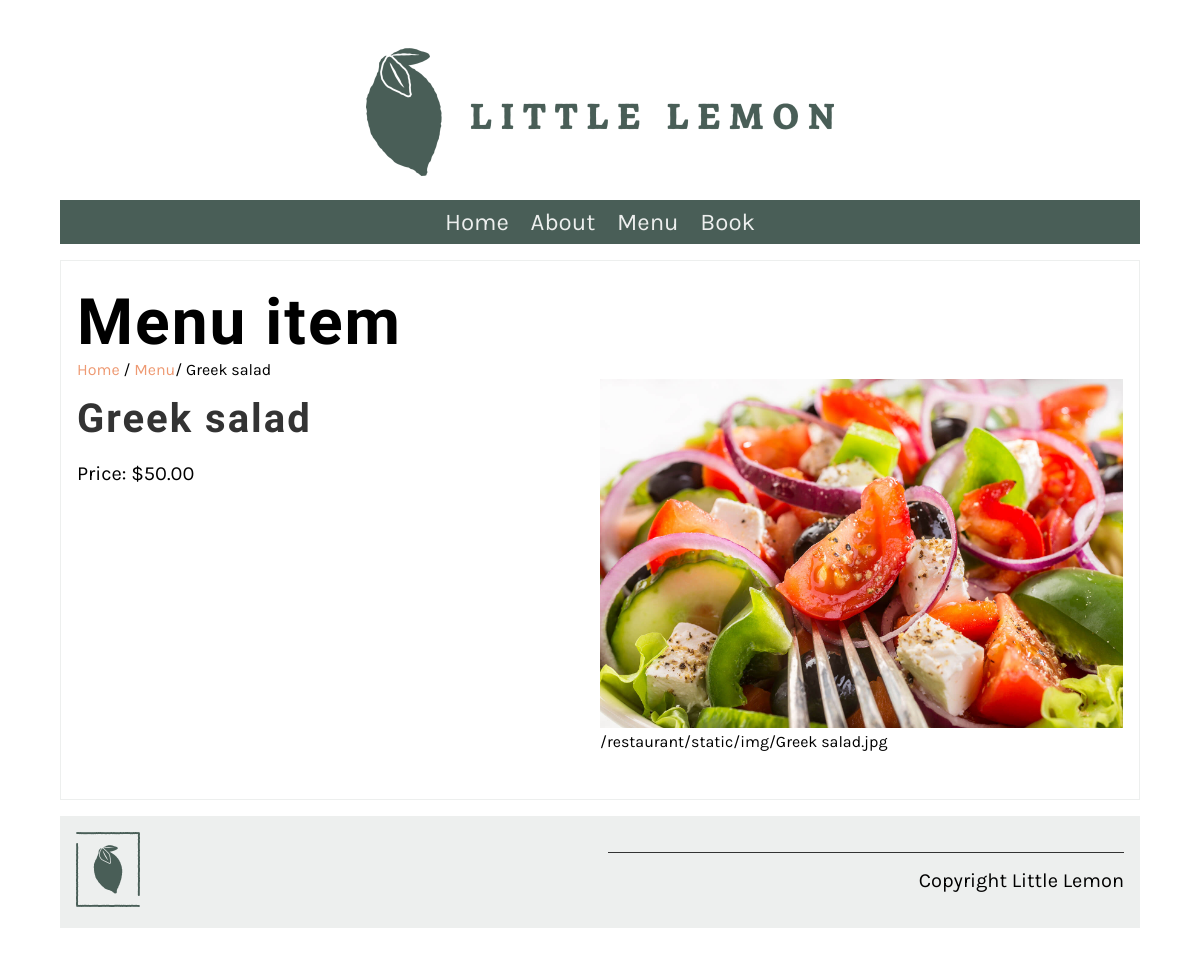
Before: /menu_item/4/ with the older database file.
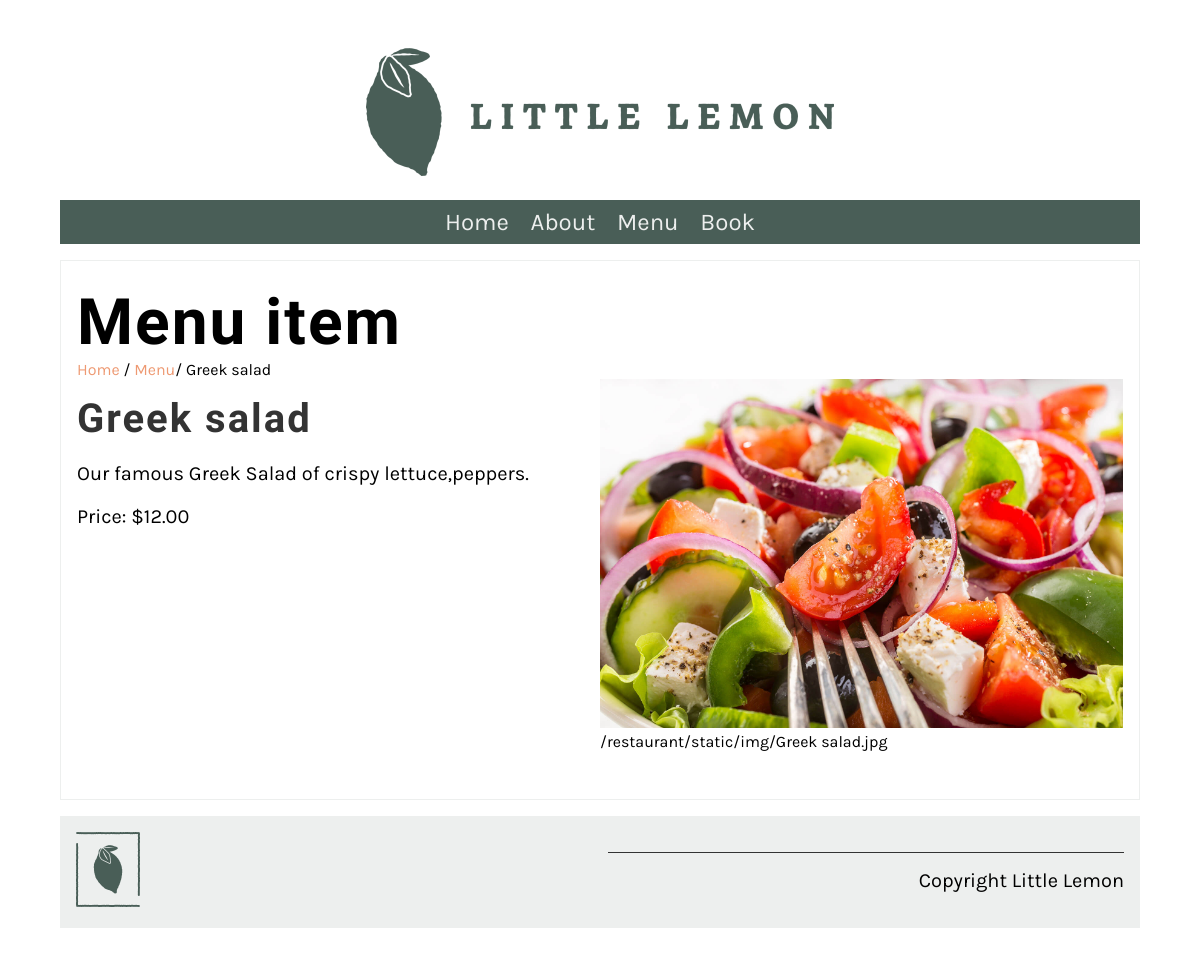
After: the same page with the newer database file.
### restaurant/models.py (models this page shows, shortened)
class Menu(models.Model):
   name = models.CharField(max_length=200)
   price = models.IntegerField(null=False)
   menu_item_description = models.TextField(max_length=1000, default='')

### restaurant/views.py (the view)
# urls.py: path('menu_item/<int:pk>/', views.display_menu_item, name="menu_item"),
def display_menu_item(request, pk=None):
    if pk:
        menu_item = Menu.objects.get(pk=pk)
    else:
        menu_item = ""
    return render(request, 'menu_item.html', {"menu_item": menu_item})

### restaurant/templates/menu_item.html
{% extends 'base.html' %}
{% load static %}
{% block content %}
<section>
   <article>
      <h1>Menu item</h1>
      <span>
         <a href="{% url 'home' %}">Home</a> /
         <a href="{% url 'menu' %}">Menu</a>/
         {{menu_item.name}}
      </span>
      <div class="row">
         <div class="column">
            <h2>
                {{ menu_item.name }}
            </h2>
            <p>
                {{ menu_item.menu_item_description }}
            </p>
            <p>
                Price: ${{ menu_item.price }}.00
            </p>
         </div>
         <div class="column">
            <img src="/restaurant/static/img/menu_items/{{menu_item.name}}.jpg" alt="{{ menu_item.name}}" />
            /restaurant/static/img/{{menu_item.name}}.jpg
        </div>
      </div>
   </article>
</section>
{% endblock %}

Changed rows visible on the page:
changed Menu "Greek salad": menu_item_description (not shown) → "Our famous Greek Salad of crispy lettuce,peppers."; price "50" → "12"
